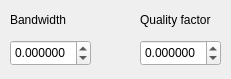
<?xml version="1.0" encoding="UTF-8"?>
<ui version="4.0">
 <class>calc</class>
 <widget class="QDialog" name="calc">
  <property name="geometry">
   <rect>
    <x>0</x>
    <y>0</y>
    <width>231</width>
    <height>79</height>
   </rect>
  </property>
  <property name="windowTitle">
   <string>Q/BW Calculator</string>
  </property>
  <property name="windowIcon">
   <iconset resource="../ddceditor_resources.qrc">
    <normaloff>:/img/icon.png</normaloff>:/img/icon.png</iconset>
  </property>
  <widget class="QLabel" name="label">
   <property name="geometry">
    <rect>
     <x>10</x>
     <y>10</y>
     <width>71</width>
     <height>21</height>
    </rect>
   </property>
   <property name="text">
    <string>&lt;html&gt;&lt;head/&gt;&lt;body&gt;&lt;p&gt;Bandwidth&lt;/p&gt;&lt;/body&gt;&lt;/html&gt;</string>
   </property>
  </widget>
  <widget class="QLabel" name="label_3">
   <property name="geometry">
    <rect>
     <x>140</x>
     <y>10</y>
     <width>91</width>
     <height>21</height>
    </rect>
   </property>
   <property name="text">
    <string>&lt;html&gt;&lt;head/&gt;&lt;body&gt;&lt;p&gt;Quality factor&lt;/p&gt;&lt;/body&gt;&lt;/html&gt;</string>
   </property>
  </widget>
  <widget class="QDoubleSpinBox" name="bw">
   <property name="geometry">
    <rect>
     <x>10</x>
     <y>40</y>
     <width>81</width>
     <height>26</height>
    </rect>
   </property>
   <property name="decimals">
    <number>6</number>
   </property>
   <property name="minimum">
    <double>-100.000000000000000</double>
   </property>
   <property name="maximum">
    <double>100.000000000000000</double>
   </property>
  </widget>
  <widget class="QDoubleSpinBox" name="q">
   <property name="geometry">
    <rect>
     <x>140</x>
     <y>40</y>
     <width>81</width>
     <height>26</height>
    </rect>
   </property>
   <property name="decimals">
    <number>6</number>
   </property>
   <property name="minimum">
    <double>-10000000.000000000000000</double>
   </property>
   <property name="maximum">
    <double>10000000.000000000000000</double>
   </property>
  </widget>
 </widget>
 <resources>
  <include location="../ddceditor_resources.qrc"/>
 </resources>
 <connections>
  <connection>
   <sender>bw</sender>
   <signal>valueChanged(double)</signal>
   <receiver>calc</receiver>
   <slot>updatedBW(double)</slot>
   <hints>
    <hint type="sourcelabel">
     <x>50</x>
     <y>52</y>
    </hint>
    <hint type="destinationlabel">
     <x>115</x>
     <y>39</y>
    </hint>
   </hints>
  </connection>
  <connection>
   <sender>q</sender>
   <signal>valueChanged(double)</signal>
   <receiver>calc</receiver>
   <slot>updatedQ(double)</slot>
   <hints>
    <hint type="sourcelabel">
     <x>180</x>
     <y>52</y>
    </hint>
    <hint type="destinationlabel">
     <x>115</x>
     <y>39</y>
    </hint>
   </hints>
  </connection>
 </connections>
 <slots>
  <slot>updatedQ(double)</slot>
  <slot>updatedBW(double)</slot>
 </slots>
</ui>
